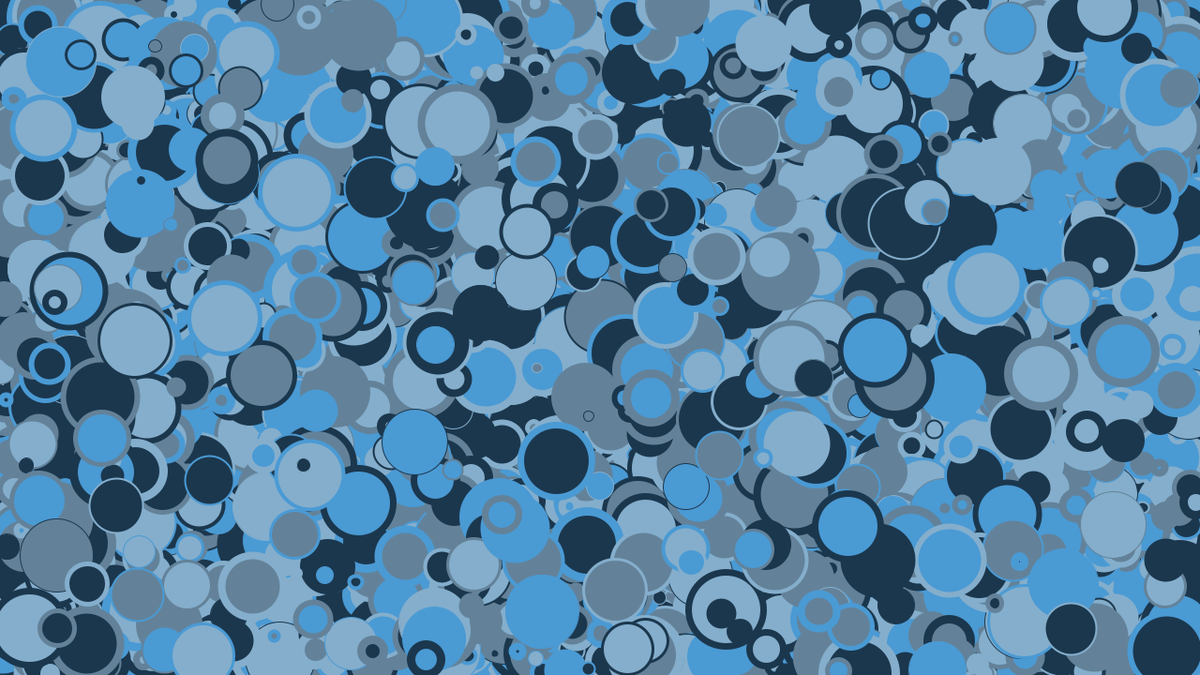
Frame 1 (no input)
Frame 60 (the mouse pressed at the canvas centre just before this capture): identical to frame 1, image omitted
Frame 120 (the mouse held since frame 60 and released just before this capture): identical to frame 1, image omitted

The Processing sketch that drew this single still picture (run headless with seeded random() and noise(); from frame 60 on, the mouse is pressed at the canvas centre):

// Processing sketch: processing_109914
// ── processing_109914.pde

// TWO SENTENCE ARTISTIC STATEMENT

//Define Color Palette
color[] rainyday = {#31414D, #4A9AD4, #84AECC, #1B374D, #638299};
color[] palette = rainyday;
float counter = 0;

//Create setup code block
void setup(){
 //maximum window size for this assignment
 size(1280, 720);
 //select the first color from the selected palette
 background(palette[0]);
}

//Create the draw code block
void draw(){
 //Setup while loop counting up to 8000
 while(counter < 8000){
   //Set stroke color to random palette color
   stroke(palette[int(random(1, 5))]);
   //Set stroke weight randomly
   strokeWeight(int(random(1, 10)));
   //Set fill color randomly from palette
   fill(palette[int(random(1, 5))]);
   //set ellipse origin location x to random of screen width
   float x = random(width);
   //set ellipse origin location x to random of screen height    
   float y = random(height);
   //set ellipse height and width randomly
   float d = random(10, 80);
   //draw ellipse 
   ellipse(x, y, d, d);
   //change limiter count randomly between -1 and +2
   counter += random(-1, +2);
 }
}
